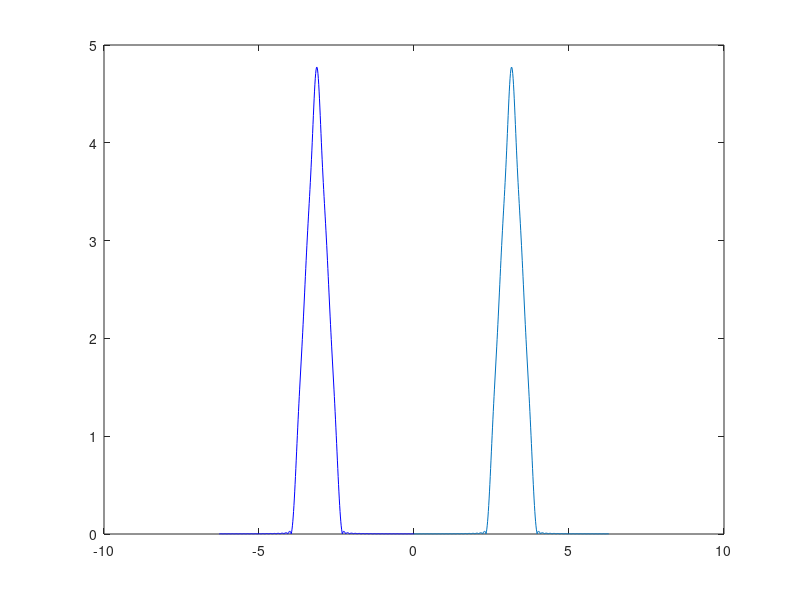
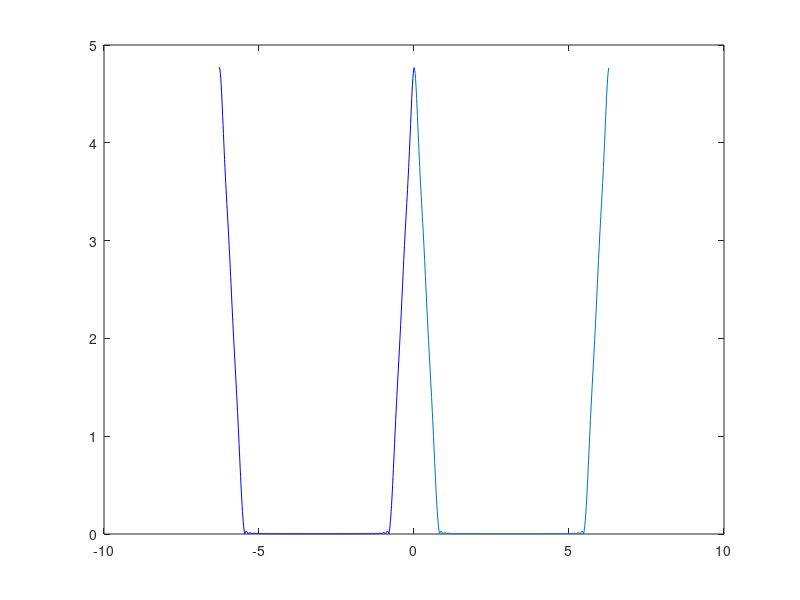

Source code (MATLAB) for these figures, in order:

n = -25:1:26;

x = ((2./n).*sin((n.*pi)./8)).^2;
x(26) = (pi/4)^2;

wp = linspace(0, 2*pi, 512);
wn = linspace(-2*pi, 0, 512);

X = abs(fftshift(fft(x, 512)));
plot(wp, X, wn, X, "color", "b");
figure;


X = abs(fft(x, 512));
plot(wp, X, wn, X, "color", "b");